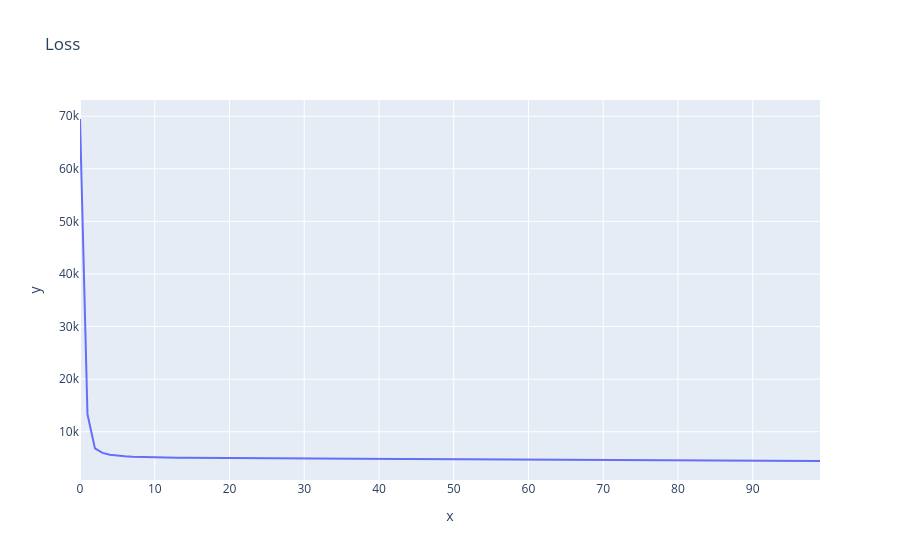
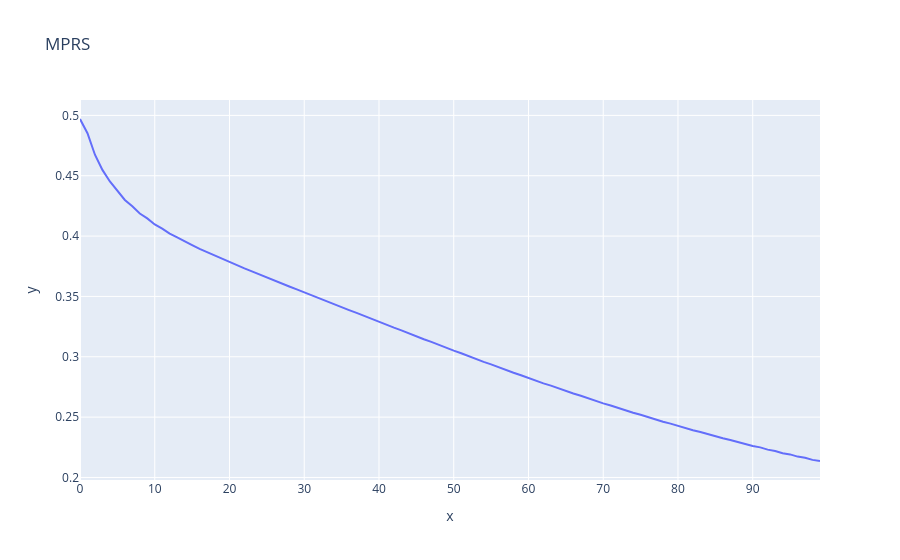

Notebook cell for these charts, in order:
### Code cell
px.line(x=range(len(lmf.losses)), y=lmf.losses.cpu(), title="Loss").show()
px.line(x=range(len(lmf.mprs)), y=lmf.mprs.cpu(), title="MPRS").show()
